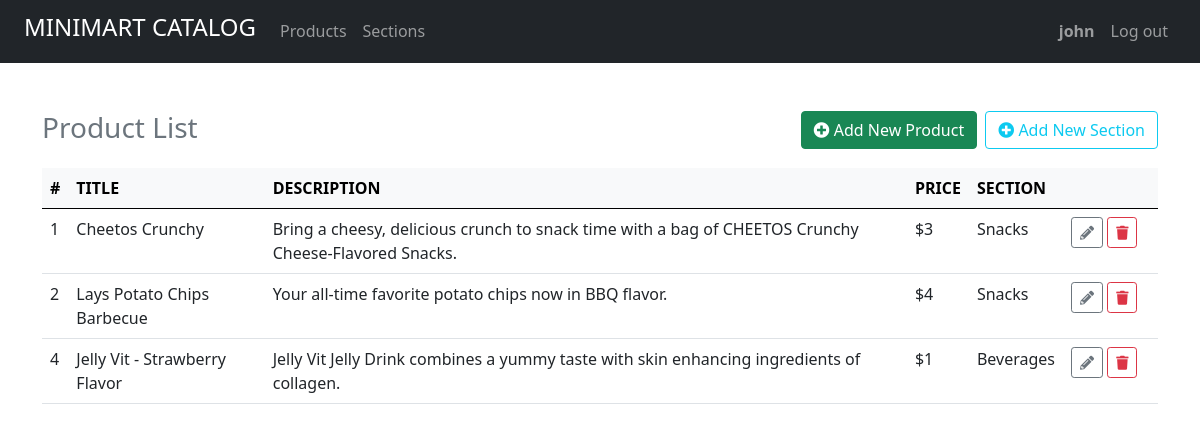
The page /products.php (signed in) on the database its author committed.
### tables this page shows
CREATE TABLE `products` (
  `id` int(11) NOT NULL,
  `title` varchar(100) NOT NULL,
  `description` text NOT NULL,
  `price` int(11) NOT NULL,
  `section_id` int(11) NOT NULL
);

CREATE TABLE `sections` (
  `id` int(11) NOT NULL,
  `title` varchar(100) NOT NULL
);

### products.php (the view, shortened to what this page needs)
<?php
function getProducts(){
    $conn = connection();
    $sql = "SELECT products.id AS id, products.title AS title, products.description AS `description`, products.price AS price, sections.title AS section
            FROM products
            INNER JOIN sections
            ON products.section_id = sections.id
            ORDER BY products.id";
    if($result = $conn->query($sql)){
        return $result;
    } else {
        die("Error retrieving all products: " . $conn->error);
    }
}
?>
<!doctype html>
<html lang="en">
<head>
    <link rel="stylesheet" href="https://cdn.jsdelivr.net/npm/bootstrap@5.0.2/dist/css/bootstrap.min.css"
>
    <link rel="stylesheet" href="https://cdnjs.cloudflare.com/ajax/libs/font-awesome/5.15.4/css/all.min.css" />
</head>
<body>
    <?php
    include "main-nav.php";
    ?>
    <main class="container py-5">
        <a href="sections.php" class="btn btn-outline-info float-end ms-2"><i class="fas fa-plus-circle"></i> Add New Section</a>
        <a href="add-product.php" class="btn btn-success float-end"><i class="fas fa-plus-circle"></i> Add New Product</a>
        <h2 class="h3 text-muted">Product List</h2>
        <table class="table table-hover mt-4">
            <thead class="table-light">
                <tr>
                    <th>#</th>
                    <th>TITLE</th>
                    <th>DESCRIPTION</th>
                    <th>PRICE</th>
                    <th>SECTION</th>
                    <th style="width: 95px"></th>
                </tr>
            </thead>
            <tbody>
                <?php
                $prod_result = getProducts();
                while($prod_row = $prod_result->fetch_assoc()){
                ?>
                <tr>
                    <td><?= $prod_row['id'] ?></td>
                    <td><?= $prod_row['title'] ?></td>
                    <td><?= $prod_row['description'] ?></td>
                    <td>$<?= $prod_row['price'] ?></td>
                    <td><?= $prod_row['section'] ?></td>
                    <td>
                        <a href="edit-product.php?prod_id=<?= $prod_row['id'] ?>" class="btn btn-outline-secondary btn-sm"><i class="fas fa-pencil-alt"></i></a>
                        <a href="remove-product.php?prod_id=<?= $prod_row['id'] ?>" class="btn btn-outline-danger btn-sm"><i class="fas fa-trash"></i></a>
                    </td>
                </tr>
                <?php
                }
                ?>
            </tbody>
        </table>
    </main>
</body>
</html>

### rows shown on the page
products: id "1", title "Cheetos Crunchy", description "Bring a cheesy, delicious crunch to snack time with a bag of CHEETOS Crunchy Cheese-Flavored Snacks.", price "3", section.title "Snacks"
products: id "2", title "Lays Potato Chips Barbecue", description "Your all-time favorite potato chips now in BBQ flavor.", price "4", section.title "Snacks"
products: id "4", title "Jelly Vit - Strawberry Flavor", description "Jelly Vit Jelly Drink combines a yummy taste with skin enhancing ingredients of collagen.", price "1", section.title "Beverages"

### other values the page prints
$_SESSION['username'] "john"
